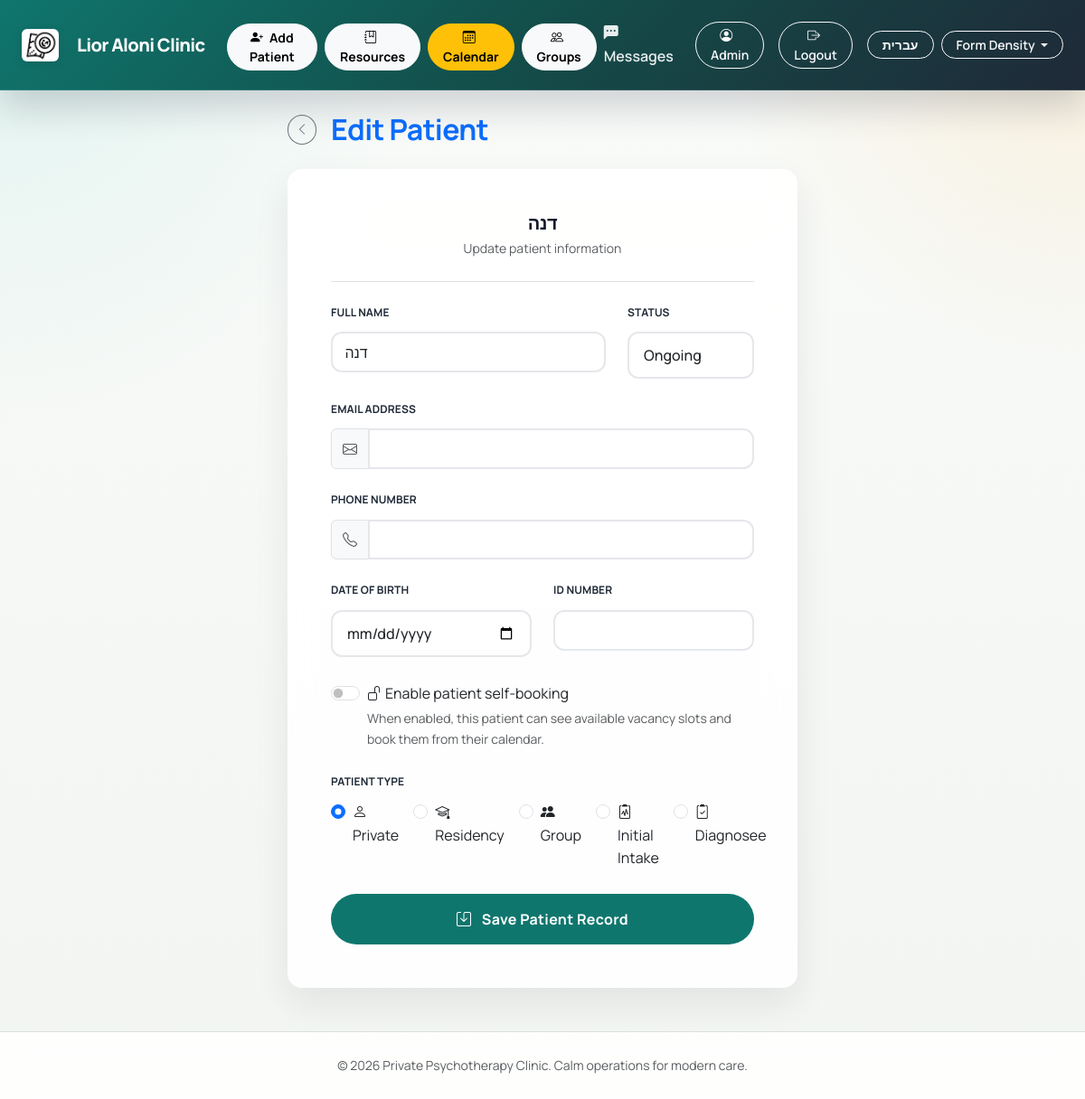
/patient/10/edit (signed in), run on the app's committed database.
### tables this page shows
CREATE TABLE users (
    id INTEGER PRIMARY KEY AUTOINCREMENT,
    username TEXT NOT NULL UNIQUE,
    display_name TEXT,
    password_hash TEXT NOT NULL,
    role TEXT NOT NULL CHECK(role IN ('admin', 'patient')),
    totp_secret TEXT,
    totp_enabled BOOLEAN DEFAULT 0,
    force_password_change BOOLEAN DEFAULT 0,
    email TEXT,
    phone TEXT,
    id_number TEXT,
    birth_date DATE,
    patient_id INTEGER,
    is_active BOOLEAN DEFAULT 1,
    created_at TIMESTAMP DEFAULT CURRENT_TIMESTAMP,
    FOREIGN KEY (patient_id) REFERENCES patients (id)
);

CREATE TABLE patients (
    id INTEGER PRIMARY KEY AUTOINCREMENT,
    name TEXT NOT NULL,
    email TEXT,
    phone TEXT,
    birth_date DATE,
    id_number TEXT,
    status TEXT NOT NULL, -- 'ongoing', 'archived', 'candidate'
    is_deleted BOOLEAN DEFAULT 0,
    deleted_at TIMESTAMP,
    can_self_schedule BOOLEAN DEFAULT 0,
    patient_type TEXT DEFAULT 'private',
    has_intake_tab BOOLEAN DEFAULT 0,
    intake_assessment TEXT,
    intake_questionnaire TEXT,
    created_at TIMESTAMP DEFAULT CURRENT_TIMESTAMP
, background TEXT, treatment_info TEXT);

### app.py (the view, shortened to what this page needs)
@app.route('/patient/<int:patient_id>/edit', methods=('GET', 'POST'))
@login_required
def edit_patient(patient_id):
    if current_user.role != 'admin':
        return "Unauthorized", 403
    db = get_db()
    patient = db.execute('SELECT * FROM patients WHERE id = ?', (patient_id,)).fetchone()
    if patient is None:
        return "Patient not found", 404
    return render_template('edit_patient.html', patient=patient)

### templates/edit_patient.html (shortened to what this page needs)
{% extends 'layout.html' %}
{% block content %}
<div class="row justify-content-center">
    <div class="col-md-8 col-lg-6">
        <div class="d-flex align-items-center mb-4">
            <a href="{{ url_for('patient_detail', patient_id=patient['id']) }}" class="btn btn-outline-secondary btn-sm rounded-circle p-2 me-3 lh-1">
                <i class="bi bi-chevron-left"></i>
            </a>
            <h2 class="mb-0 fw-bold text-primary">Edit Patient</h2>
        </div>
        <div class="card border-0 shadow-sm rounded-4 overflow-hidden">
            <div class="card-body p-4 p-lg-5">
                <div class="text-center mb-4 pb-2 border-bottom">
                    <h5 class="fw-bold mb-1">{{ patient['name'] }}</h5>
                    <p class="text-muted small">Update patient information</p>
                </div>
                <form method="post">
                    <div class="row g-4">
                        <div class="col-md-8">
                            <label for="name" class="form-label text-uppercase smallest fw-bold">Full Name</label>
                            <input type="text" class="form-control" name="name" id="name" value="{{ patient['name'] }}" required>
                        </div>
                        <div class="col-md-4">
                            <label for="status" class="form-label text-uppercase smallest fw-bold">Status</label>
                            <select class="form-select" name="status" id="status" required>
                                <option value="ongoing" {% if patient['status'] == 'ongoing' %}selected{% endif %}>Ongoing</option>
                            </select>
                        </div>
                        <div class="col-md-12">
                            <label for="email" class="form-label text-uppercase smallest fw-bold">Email Address</label>
                            <div class="input-group">
                                <span class="input-group-text bg-light text-muted"><i class="bi bi-envelope"></i></span>
                                <input type="email" class="form-control" name="email" id="email" value="{{ patient['email'] or '' }}">
                            </div>
                        </div>
                        <div class="col-md-12">
                            <label for="phone" class="form-label text-uppercase smallest fw-bold">Phone Number</label>
                            <div class="input-group">
                                <span class="input-group-text bg-light text-muted"><i class="bi bi-telephone"></i></span>
                                <input type="text" class="form-control" name="phone" id="phone" value="{{ patient['phone'] or '' }}">
                            </div>
                        </div>
                        <div class="col-md-6">
                            <label for="birth_date" class="form-label text-uppercase smallest fw-bold">{{ t('Date of Birth') }}</label>
                            <input type="date" class="form-control" name="birth_date" id="birth_date" value="{{ patient['birth_date'] or '' }}">
                        </div>
                        <div class="col-md-6">
                            <label for="id_number" class="form-label text-uppercase smallest fw-bold">{{ t('ID Number') }}</label>
                            <input type="text" class="form-control" name="id_number" id="id_number" value="{{ patient['id_number'] or '' }}" maxlength="20">
                        </div>
                        <div class="col-md-12">
                            <div class="form-check form-switch mt-1">
                                <input class="form-check-input" type="checkbox" role="switch" name="can_self_schedule" id="can_self_schedule" value="1" {% if patient['can_self_schedule'] %}checked{% endif %}>
                                <label class="form-check-label" for="can_self_schedule">
                                    <i class="bi bi-unlock me-1"></i>Enable patient self-booking
                                </label>
                                <div class="small text-muted mt-1">When enabled, this patient can see available vacancy slots and book them from their calendar.</div>
                            </div>
                        </div>
                        <div class="col-md-12">
                            <label class="form-label text-uppercase smallest fw-bold">Patient Type</label>
                            <div class="d-flex gap-3 mt-1">
                                <div class="form-check">
                                    <input class="form-check-input" type="radio" name="patient_type" id="typePrivate" value="private"
                                        {% if not patient['patient_type'] or patient['patient_type'] == 'private' %}checked{% endif %}>
                                    <label class="form-check-label" for="typePrivate">
                                        <i class="bi bi-person me-1"></i>Private
                                    </label>
                                </div>
                                <div class="form-check">
                                    <input class="form-check-input" type="radio" name="patient_type" id="typeResidency" value="residency"
                                        {% if patient['patient_type'] == 'residency' %}checked{% endif %}>
                                    <label class="form-check-label" for="typeResidency">
                                        <i class="bi bi-mortarboard me-1"></i>Residency
                                    </label>
                                </div>
                                <div class="form-check">
                                    <input class="form-check-input" type="radio" name="patient_type" id="typeGroup" value="group"
                                        {% if patient['patient_type'] == 'group' %}checked{% endif %}>
                                    <label class="form-check-label" for="typeGroup">
                                        <i class="bi bi-people-fill me-1"></i>Group
                                    </label>
                                </div>
                                <div class="form-check">
                                    <input class="form-check-input" type="radio" name="patient_type" id="typeInitialIntake" value="initial-intake"
                                        {% if patient['patient_type'] == 'initial-intake' %}checked{% endif %}>
                                    <label class="form-check-label" for="typeInitialIntake">
                                        <i class="bi bi-clipboard2-pulse me-1"></i>Initial Intake
                                    </label>
                                </div>
                                <div class="form-check">
                                    <input class="form-check-input" type="radio" name="patient_type" id="typeDiagnosee" value="diagnosee"
                                        {% if patient['patient_type'] == 'diagnosee' %}checked{% endif %}>
                                    <label class="form-check-label" for="typeDiagnosee">
                                        <i class="bi bi-clipboard2-check me-1"></i>Diagnosee
                                    </label>
                                </div>
                            </div>
                        </div>
                        <div class="col-12 mt-4">
                            <button type="submit" class="btn btn-primary w-100 py-3 fw-bold rounded-pill">
                                <i class="bi bi-save me-2"></i> Save Patient Record
                            </button>
                        </div>
                    </div>
                </form>
            </div>
        </div>
    </div>
</div>
{% endblock %}

### templates/layout.html (shortened to what this page needs)
<!doctype html>
<html lang="{{ lang }}" data-density="{{ ui_density or 'balanced' }}" {% if lang == 'he' %}dir="rtl"{% endif %}>
<head>
    {% if lang == 'he' %}
    <link rel="stylesheet" href="https://cdn.jsdelivr.net/npm/bootstrap@5.3.3/dist/css/bootstrap.rtl.min.css">
    <link href="https://fonts.googleapis.com/css2?family=Heebo:wght@400;500;600;700;800&display=swap" rel="stylesheet">
    <style>
        body, button, input, select, textarea, .btn, .nav-link, .badge, .form-control, .form-select { font-family: 'Heebo', sans-serif !important; }
    </style>
    {% else %}
    <link href="https://cdn.jsdelivr.net/npm/bootstrap@5.3.3/dist/css/bootstrap.min.css" rel="stylesheet">
    {% endif %}
    <link rel="stylesheet" href="https://cdn.jsdelivr.net/npm/bootstrap-icons@1.11.3/font/bootstrap-icons.min.css">
    <link rel="stylesheet" href="{{ url_for('static', filename='style.css') }}">
</head>
<body>
    <nav class="navbar navbar-expand-lg navbar-dark bg-primary mb-4 sticky-top">
        <div class="container-fluid app-container px-3 px-xl-4">
            <a class="navbar-brand d-flex align-items-center" href="{% if current_user.is_authenticated and current_user.role == 'admin' %}{{ url_for('crm_dashboard') }}{% else %}{{ url_for('index') }}{% endif %}">
                <img src="{{ url_for('static', filename='logo.png') }}" alt="logo" style="height:36px;width:auto;object-fit:contain;" class="me-2 rounded">
                <span>{% if lang == 'he' %}ליאור אלוני{% else %}Lior Aloni Clinic{% endif %}</span>
            </a>
            <div class="collapse navbar-collapse" id="navbarNav">
                <ul class="navbar-nav me-auto">
                    {% if current_user.is_authenticated and current_user.role == 'admin' %}
                        <li class="nav-item ms-lg-2">
                            <a class="btn btn-light btn-sm mt-1 fw-bold" href="{{ url_for('add_patient') }}">
                                <i class="bi bi-person-plus-fill me-1"></i> {{ t('Add Patient') }}
                            </a>
                        </li>
                        <li class="nav-item ms-lg-2">
                            <a class="btn btn-light btn-sm mt-1 fw-bold" href="{{ url_for('manage_resources') }}">
                                <i class="bi bi-journal-bookmark me-1"></i> {{ t('Resources') }}
                            </a>
                        </li>
                        <li class="nav-item ms-lg-2">
                            <a class="btn btn-warning btn-sm mt-1 fw-bold" href="{{ url_for('weekly_calendar') }}">
                                <i class="bi bi-calendar3 me-1"></i> Calendar
                            </a>
                        </li>
                        <li class="nav-item ms-lg-2">
                            <a class="btn btn-light btn-sm mt-1 fw-bold" href="{{ url_for('groups_dashboard') }}">
                                <i class="bi bi-people me-1"></i> Groups
                            </a>
                        </li>
                    {% elif current_user.is_authenticated and current_user.role == 'patient' %}
                        <li class="nav-item">
                            <a class="nav-link" href="{{ url_for('weekly_calendar') }}">
                                <i class="bi bi-calendar3 me-1"></i> Calendar
                            </a>
                        </li>
                    {% endif %}
                </ul>
                <ul class="navbar-nav ms-auto align-items-center">
                    {% if current_user.is_authenticated %}
                        <li class="nav-item me-3">
                            <a href="#" class="nav-link text-white small" data-bs-toggle="offcanvas" data-bs-target="#messagesOffcanvas" aria-controls="messagesOffcanvas">
                                <i class="bi bi-chat-left-dots-fill me-1"></i> {{ t('Messages') }}
                            </a>
                        </li>
                        <li class="nav-item me-3">
                            {% if current_user.role == 'admin' %}
                            <a class="btn btn-outline-light btn-sm rounded-pill" href="{{ url_for('admin_profile') }}">
                                <i class="bi bi-person-circle me-1"></i>
                                {{ current_user.display_name or current_user.username }}
                            </a>
                            {% else %}
                            <span class="nav-link text-white-50 small">
                                <i class="bi bi-person-circle me-1"></i> {{ current_user.username }}
                            </span>
                            {% endif %}
                        </li>
                        <li class="nav-item">
                            <a class="btn btn-outline-light btn-sm rounded-pill px-3" href="{{ url_for('logout') }}">
                                <i class="bi bi-box-arrow-right me-1"></i> {{ t('Logout') }}
                            </a>
                        </li>
                    {% else %}
                        <li class="nav-item">
                            <a class="btn btn-outline-light btn-sm rounded-pill px-4" href="{{ url_for('login') }}">{{ t('Login') }}</a>
                        </li>
                    {% endif %}
                    <li class="nav-item ms-3">
                        <a href="{{ url_for('set_lang', lang='he' if lang == 'en' else 'en') }}" class="btn btn-sm btn-outline-light">
                            {% if lang == 'en' %}עברית{% else %}English{% endif %}
                        </a>
                    </li>
                    <li class="nav-item ms-2">
                        <div class="dropdown">
                            <button class="btn btn-sm btn-outline-light dropdown-toggle" type="button" data-bs-toggle="dropdown" aria-expanded="false">
                                {% if lang == 'he' %}צפיפות טפסים{% else %}Form Density{% endif %}
                            </button>
                        </div>
                    </li>
                </ul>
            </div>
        </div>
    </nav>
    <main class="container-fluid app-container app-shell mb-5 px-3 px-xl-4">
        {% block content %}{% endblock %}
    </main>
    <footer class="py-4 mt-auto">
        <div class="container-fluid app-container text-center px-3 px-xl-4">
             <span class="text-muted small">© 2026 Private Psychotherapy Clinic. Calm operations for modern care.</span>
        </div>
    </footer>
    <div class="toast-container position-fixed bottom-0 end-0 p-3" id="notificationContainer"></div>
</body>
</html>

### data on the page
users: display_name "Admin"
patients: name "דנה", status "Ongoing", patient_type "☑ Private", patient_type "☐ Residency", patient_type "☐ Group", patient_type "☐ Initial Intake", patient_type "☐ Diagnosee"

### other printed values
{{ t('Add Patient') }} "Add Patient"
{{ t('Resources') }} "Resources"
{{ t('Messages') }} "Messages"
{{ t('Logout') }} "Logout"
{{ t('Date of Birth') }} "DATE OF BIRTH"
{{ t('ID Number') }} "ID NUMBER"
